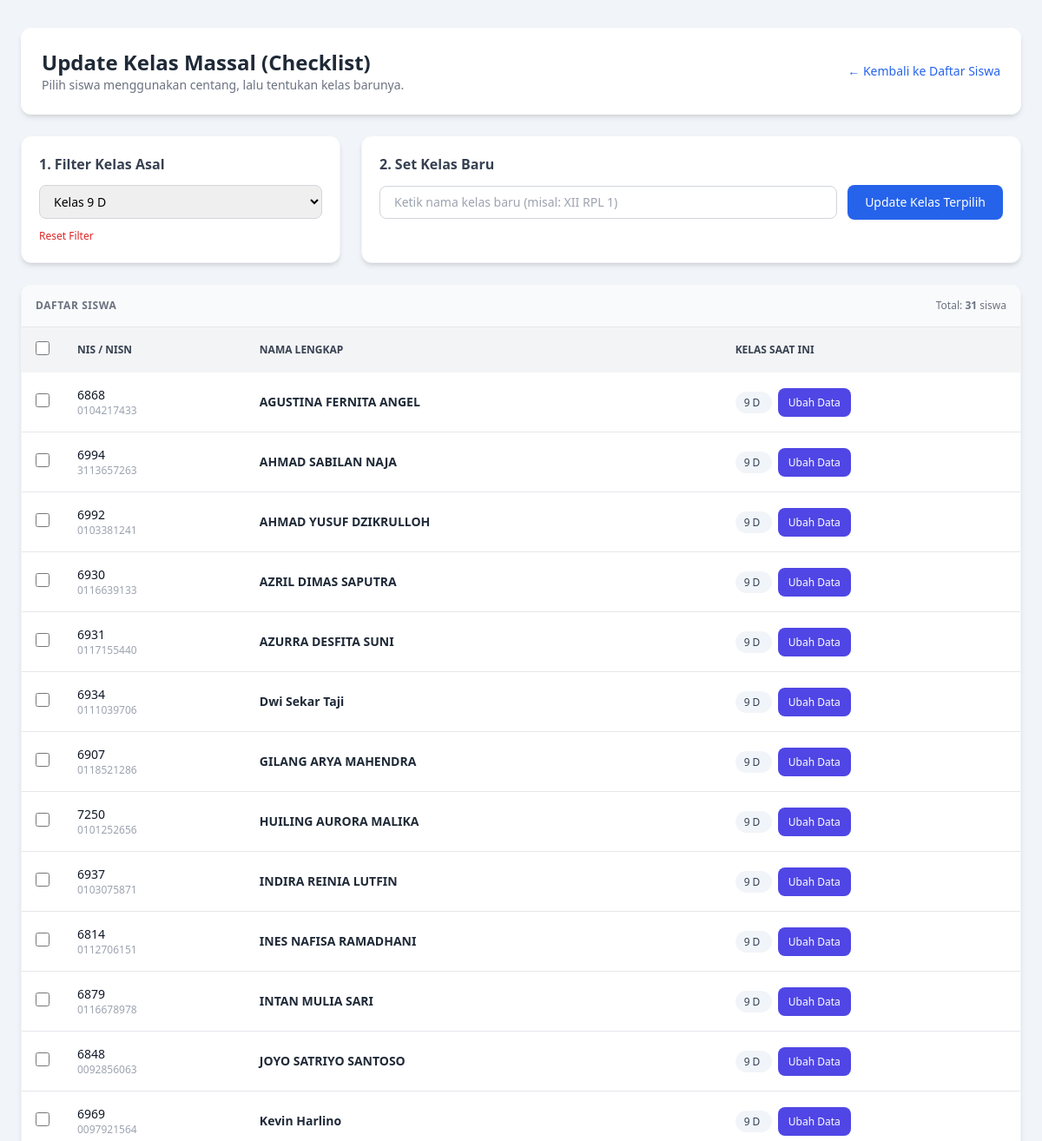
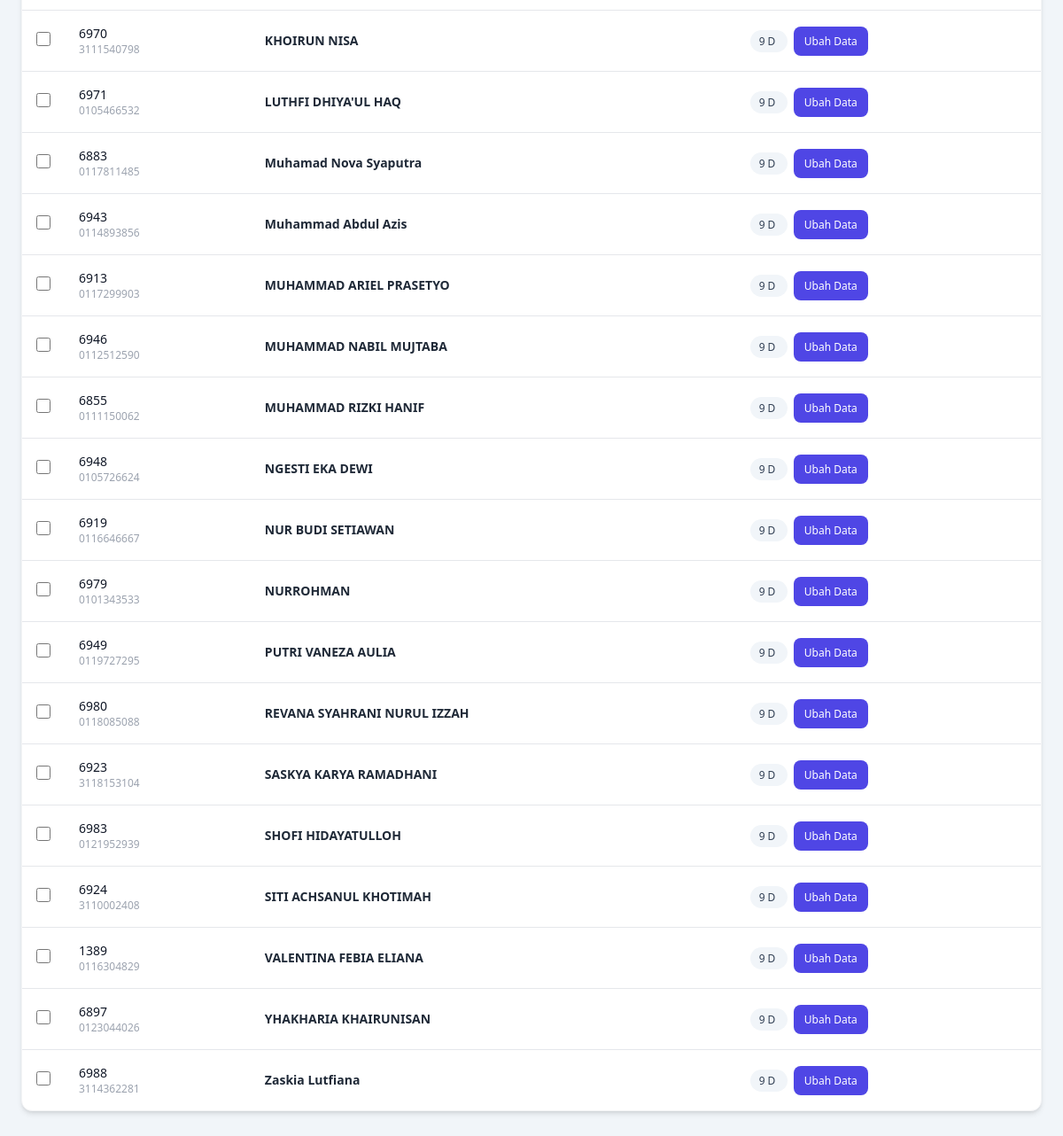
Page /update_kelas.php?filter_kelas=9 D on the committed database (2 pictures, top to bottom).
### tables this page shows
CREATE TABLE `siswa` (
  `id` int(11) NOT NULL,
  `nama` varchar(100) NOT NULL,
  `nis` varchar(30) NOT NULL,
  `nisn` varchar(30) NOT NULL,
  `kelas` varchar(20) NOT NULL,
  `tempat_lahir` varchar(100) DEFAULT NULL,
  `tanggal_lahir` date DEFAULT NULL,
  `nama_orang_tua` varchar(100) DEFAULT NULL,
  `nomor_ijazah` varchar(100) DEFAULT NULL,
  `no_surat` varchar(50) DEFAULT NULL,
  `created_at` timestamp NOT NULL DEFAULT current_timestamp(),
  `updated_at` timestamp NULL DEFAULT NULL ON UPDATE current_timestamp()
);

### update_kelas.php (the view, shortened to what this page needs)
<?php
require_once 'koneksi.php';
$tabel = 'siswa';
$filter_kelas = $_GET['filter_kelas'] ?? '';
$daftar_kelas_result = $conn->query("SELECT DISTINCT kelas FROM $tabel ORDER BY kelas ASC");
$sql_siswa = "SELECT id, nis, nisn, nama, kelas FROM $tabel";
if (!empty($filter_kelas)) {
    $sql_siswa .= " WHERE kelas = '" . $conn->real_escape_string($filter_kelas) . "'";
}
$sql_siswa .= " ORDER BY kelas ASC, nama ASC";
$siswa_result = $conn->query($sql_siswa);
?>
<!DOCTYPE html>
<html lang="id">
<head>
    <script src="https://cdn.tailwindcss.com"></script>
</head>
<body class="bg-slate-100 min-h-screen py-8 px-4">
    <div class="max-w-6xl mx-auto space-y-6">
        <div class="bg-white rounded-xl shadow-md p-6 flex flex-col md:flex-row md:items-center justify-between gap-4">
            <div>
                <h2 class="text-2xl font-bold text-gray-800">Update Kelas Massal (Checklist)</h2>
                <p class="text-sm text-gray-500">Pilih siswa menggunakan centang, lalu tentukan kelas barunya.</p>
            </div>
            <a href="daftar_siswa.php" class="inline-flex items-center text-sm font-medium text-blue-600 hover:underline">
                &larr; Kembali ke Daftar Siswa
            </a>
        </div>
        <div class="grid grid-cols-1 md:grid-cols-3 gap-6">
            <div class="bg-white p-5 rounded-xl shadow-md border border-gray-100">
                <h3 class="text-md font-semibold text-gray-700 mb-3">1. Filter Kelas Asal</h3>
                <form method="GET" action="" class="space-y-3">
                    <select name="filter_kelas" onchange="this.form.submit()"
                            class="w-full px-3 py-2 border border-gray-300 rounded-lg text-sm focus:ring-2 focus:ring-blue-500 focus:outline-none">
                        <?php while ($row_k = $daftar_kelas_result->fetch_assoc()): ?>
                            <option value="<?php echo htmlspecialchars($row_k['kelas']); ?>" <?php echo $filter_kelas === $row_k['kelas'] ? 'selected' : ''; ?>>
                                Kelas <?php echo htmlspecialchars($row_k['kelas']); ?>
                            </option>
                        <?php endwhile; ?>
                    </select>
                    <?php if (!empty($filter_kelas)): ?>
                        <a href="update_kelas.php" class="text-xs text-red-600 hover:underline inline-block">Reset Filter</a>
                    <?php endif; ?>
                </form>
            </div>
            <div class="md:col-span-2 bg-white p-5 rounded-xl shadow-md border border-gray-100">
                <h3 class="text-md font-semibold text-gray-700 mb-3">2. Set Kelas Baru</h3>
                <form id="formUpdateKelas" action="" method="POST" class="flex flex-col sm:flex-row gap-3 items-start sm:items-center">
                    <div class="w-full sm:w-auto flex-1">
                        <input type="text" name="kelas_baru" required placeholder="Ketik nama kelas baru (misal: XII RPL 1)"
                               class="w-full px-4 py-2 border border-gray-300 rounded-lg text-sm focus:ring-2 focus:ring-blue-500 focus:outline-none">
                    </div>
                    <button type="submit"
                            onclick="return confirm('Apakah Anda yakin ingin mengubah kelas siswa yang dicentang?')"
                            class="w-full sm:w-auto px-5 py-2.5 bg-blue-600 hover:bg-blue-700 text-white rounded-lg text-sm font-medium shadow-sm transition">
                        Update Kelas Terpilih
                    </button>
                </form>
            </div>
        </div>
        <div class="bg-white rounded-xl shadow-md overflow-hidden border border-gray-100">
            <div class="p-4 bg-gray-50 border-b flex items-center justify-between">
                <span class="text-xs font-semibold text-gray-500 uppercase tracking-wider">Daftar Siswa</span>
                <span class="text-xs text-gray-500">Total: <strong><?php echo $siswa_result->num_rows; ?></strong> siswa</span>
            </div>
            <div class="overflow-x-auto">
                <table class="w-full text-left text-sm text-gray-600">
                    <thead class="bg-gray-100 text-gray-700 uppercase text-xs">
                        <tr>
                            <th class="p-4 w-10 text-center">
                                <input type="checkbox" id="checkAll" class="w-4 h-4 text-blue-600 rounded focus:ring-blue-500 cursor-pointer">
                            </th>
                            <th class="p-4">NIS / NISN</th>
                            <th class="p-4">Nama Lengkap</th>
                            <th class="p-4">Kelas Saat Ini</th>
                        </tr>
                    </thead>
                    <tbody class="divide-y divide-gray-200">
                        <?php if ($siswa_result->num_rows > 0): ?>
                            <?php while ($siswa = $siswa_result->fetch_assoc()): ?>
                                <tr class="hover:bg-slate-50 transition">
                                    <td class="p-4 text-center">
                                        <input type="checkbox" name="ids[]" value="<?php echo $siswa['id']; ?>"
                                               form="formUpdateKelas"
                                               class="siswa-checkbox w-4 h-4 text-blue-600 rounded focus:ring-blue-500 cursor-pointer">
                                    </td>
                                    <td class="p-4">
                                        <div class="font-medium text-gray-900"><?php echo htmlspecialchars($siswa['nis']); ?></div>
                                        <div class="text-xs text-gray-400"><?php echo htmlspecialchars($siswa['nisn']); ?></div>
                                    </td>
                                    <td class="p-4 font-semibold text-gray-800">
                                        <?php echo htmlspecialchars($siswa['nama']); ?>
                                    </td>
                                    <td class="p-4">
                                        <span class="px-2.5 py-1 bg-slate-100 text-slate-700 font-medium rounded-full text-xs">
                                            <?php echo htmlspecialchars($siswa['kelas']); ?>
                                        </span> &nbsp;
                            <a href="edit-siswa.php?id=<?= $siswa['id'] ?>"
                               class="bg-indigo-600 hover:bg-indigo-700 text-white px-3 py-2 rounded-lg text-xs">
                                Ubah Data
                            </a>
                                    </td>
                                </tr>
                            <?php endwhile; ?>
                        <?php endif; ?>
                    </tbody>
                </table>
            </div>
        </div>
    </div>
</body>
</html>

### rows in the picture
siswa: nis "6868", nisn "0104217433", nama "AGUSTINA FERNITA ANGEL", kelas "9 D"
siswa: nis "6994", nisn "3113657263", nama "AHMAD SABILAN NAJA", kelas "9 D"
siswa: nis "6992", nisn "0103381241", nama "AHMAD YUSUF DZIKRULLOH", kelas "9 D"
siswa: nis "6930", nisn "0116639133", nama "AZRIL DIMAS SAPUTRA", kelas "9 D"
siswa: nis "6931", nisn "0117155440", nama "AZURRA DESFITA SUNI", kelas "9 D"
siswa: nis "6934", nisn "0111039706", nama "Dwi Sekar Taji", kelas "9 D"
siswa: nis "6907", nisn "0118521286", nama "GILANG ARYA MAHENDRA", kelas "9 D"
siswa: nis "7250", nisn "0101252656", nama "HUILING AURORA MALIKA", kelas "9 D"
siswa: nis "6937", nisn "0103075871", nama "INDIRA REINIA LUTFIN", kelas "9 D"
siswa: nis "6814", nisn "0112706151", nama "INES NAFISA RAMADHANI", kelas "9 D"
siswa: nis "6879", nisn "0116678978", nama "INTAN MULIA SARI", kelas "9 D"
siswa: nis "6848", nisn "0092856063", nama "JOYO SATRIYO SANTOSO", kelas "9 D"
siswa: nis "6969", nisn "0097921564", nama "Kevin Harlino", kelas "9 D"
siswa: nis "6970", nisn "3111540798", nama "KHOIRUN NISA", kelas "9 D"
siswa: nis "6971", nisn "0105466532", nama "LUTHFI DHIYA'UL HAQ", kelas "9 D"
siswa: nis "6883", nisn "0117811485", nama "Muhamad Nova Syaputra", kelas "9 D"
siswa: nis "6943", nisn "0114893856", nama "Muhammad Abdul Azis", kelas "9 D"
siswa: nis "6913", nisn "0117299903", nama "MUHAMMAD ARIEL PRASETYO", kelas "9 D"
siswa: nis "6946", nisn "0112512590", nama "MUHAMMAD NABIL MUJTABA", kelas "9 D"
siswa: nis "6855", nisn "0111150062", nama "MUHAMMAD RIZKI HANIF", kelas "9 D"
siswa: nis "6948", nisn "0105726624", nama "NGESTI EKA DEWI", kelas "9 D"
siswa: nis "6919", nisn "0116646667", nama "NUR BUDI SETIAWAN", kelas "9 D"
siswa: nis "6979", nisn "0101343533", nama "NURROHMAN", kelas "9 D"
siswa: nis "6949", nisn "0119727295", nama "PUTRI VANEZA AULIA", kelas "9 D"
siswa: nis "6980", nisn "0118085088", nama "REVANA SYAHRANI NURUL IZZAH", kelas "9 D"
siswa: nis "6923", nisn "3118153104", nama "SASKYA KARYA RAMADHANI", kelas "9 D"
siswa: nis "6983", nisn "0121952939", nama "SHOFI HIDAYATULLOH", kelas "9 D"
siswa: nis "6924", nisn "3110002408", nama "SITI ACHSANUL KHOTIMAH", kelas "9 D"
siswa: nis "1389", nisn "0116304829", nama "VALENTINA FEBIA ELIANA", kelas "9 D"
siswa: nis "6897", nisn "0123044026", nama "YHAKHARIA KHAIRUNISAN", kelas "9 D"
siswa: nis "6988", nisn "3114362281", nama "Zaskia Lutfiana", kelas "9 D"

### other values in the picture
$siswa_result->num_rows "31"
